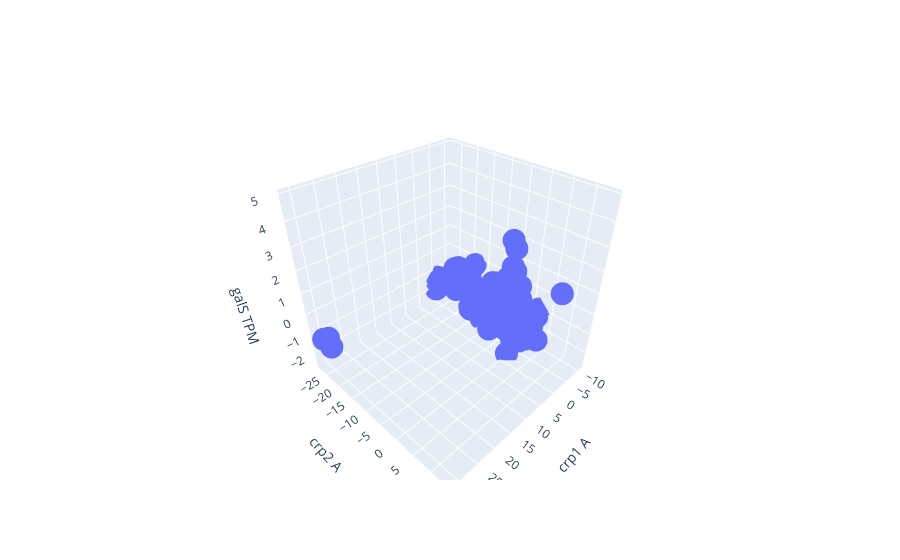

Write notebook code for a chart like this one.
### Markdown cell above
# galS - Crp-1, Crp-2

### Code cell
import plotly.graph_objs as go
import numpy as np

im_cur2 = 'Crp-1'
x = ica_data.A.loc[im_cur2]
im_cur = 'Crp-2'
y = ica_data.A.loc[im_cur]
gene_cur = 'b2151' #galS
z = ica_data.X.loc[gene_cur]

# Create 3D scatter plot
fig = go.Figure(data=[go.Scatter3d(x=x, y=y, z=z, mode='markers')])

# Add axis labels
fig.update_layout(scene=dict(xaxis_title='crp1 A',
                             yaxis_title='crp2 A',
                             zaxis_title='galS TPM'))

# Show plot
fig.show()

### Figure 1 — Plotly figure (JSON) as saved in the notebook; plotly's stock layout.template omitted (floating-point values rounded to 4 significant figures; data arrays with more than 128 entries replaced by an {"elided": "..."} marker saying what was removed)
{"data": [{"mode": "markers", "type": "scatter3d", "x": {"elided": "278 float values"}, "y": {"elided": "278 float values"}, "z": {"elided": "278 float values"}}], "layout": {"scene": {"xaxis": {"title": {"text": "crp1 A"}}, "yaxis": {"title": {"text": "crp2 A"}}, "zaxis": {"title": {"text": "galS TPM"}}}}}
